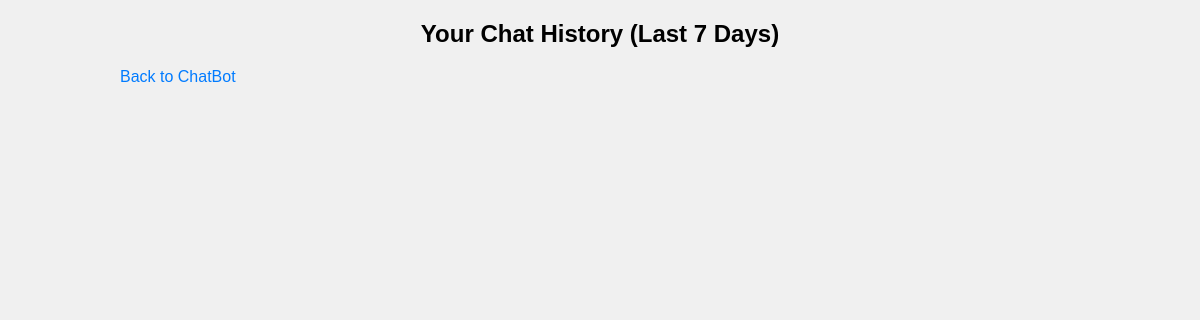
The app's page /history (signed in), older data.
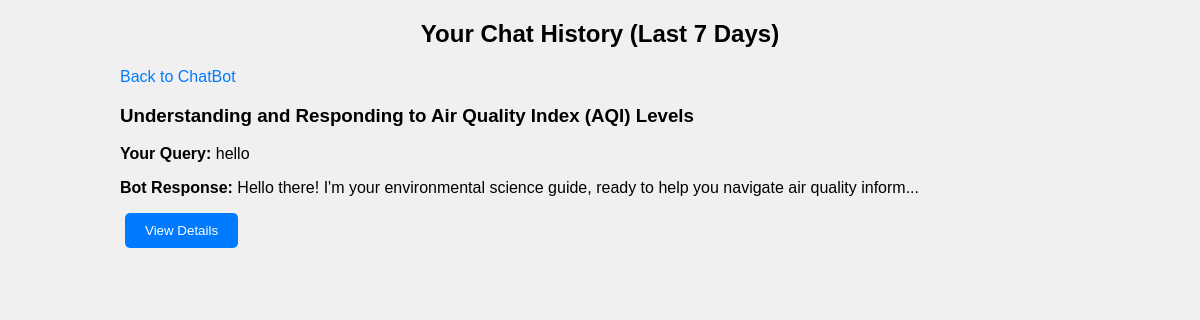
The same page, newer data.
### models.py (models this page shows, shortened)
class ChatHistory(db.Model):
    __tablename__ = 'chat_history'
    id = db.Column(db.Integer, primary_key=True)
    user_id = db.Column(db.Integer, db.ForeignKey('user.id'), nullable=False)
    user_input = db.Column(db.Text, nullable=False)
    bot_response = db.Column(db.Text, nullable=False)
    timestamp = db.Column(db.DateTime, default=datetime.utcnow)
    title = db.Column(db.String(150), nullable=True)
    user = db.relationship('User', backref=db.backref('chats', lazy=True))

### app.py (the view)
@app.route('/history')
@login_required
def history():
    seven_days_ago = datetime.utcnow() - timedelta(days=7)
    history = ChatHistory.query.filter(
        ChatHistory.user_id == current_user.id,  # Filter by the current user
        ChatHistory.timestamp >= seven_days_ago  # Only include chats from the last 7 days
    ).order_by(ChatHistory.timestamp.desc()).all()  # latest chats first
    return render_template('history.html', history=history)

### app.py (called while the page is built)
@login_manager.user_loader  # decorator func - load user from database using their user_id
def load_user(user_id):
    return User.query.get(int(user_id))

### templates/history.html (shortened to what this page needs)
<!DOCTYPE html>
<html lang="en">
<head>
    <link rel="stylesheet" href="{{ url_for('static', filename='styles.css') }}">
</head>
<body>
    <div class="history-container">
        <h2>Your Chat History (Last 7 Days)</h2>
       <div class="chatbtn"><a href="{{ url_for('chatbot') }}">Back to ChatBot</a></div>
        <div id="historyList" class="history-list">
            {% for chat in history %}
                <div class="chat-box">
                    <h3>{{ chat.title or 'No Title' }}</h3>
                    <p><strong>Your Query:</strong> {{ chat.user_input }}</p>
                    <p><strong>Bot Response:</strong>
                        {{ chat.bot_response | truncate(100, True) | safe }}
                    </p>
                    <button onclick="window.location.href='/history/{{ chat.id }}'">View Details</button>
                </div>
            {% endfor %}
        </div>
    </div>
</body>
</html>

### static/styles.css (style rules this page uses)
body { font-family: Arial, sans-serif; margin: 0; padding: 0; background-color: #f0f0f0; }
button { margin-bottom: 18px; margin-left: 5px; padding-inline: 23px; padding: 10px 20px; background-color: #007bff; color: white; border: none; border-radius: 5px; cursor: pointer; transition: background-color 0.3s; }
a { margin-top: 10px; color: #007bff; text-decoration: none; }
.history-container { width: 80%; margin: 0 auto; }
h2 { text-align: center; margin-bottom: 20px; }
button { padding: 10px 20px; background-color: #007bff; color: #fff; border: none; border-radius: 5px; cursor: pointer; transition: background-color 0.3s; }

Row changes from the older to the newer data that the page shows:
added ChatHistory: title "Understanding and Responding to Air Quality Index (AQI) Levels", user_input "hello", bot_response "Hello there! I'm your environmental science guide, ready to help you navigate air quality inform..."
